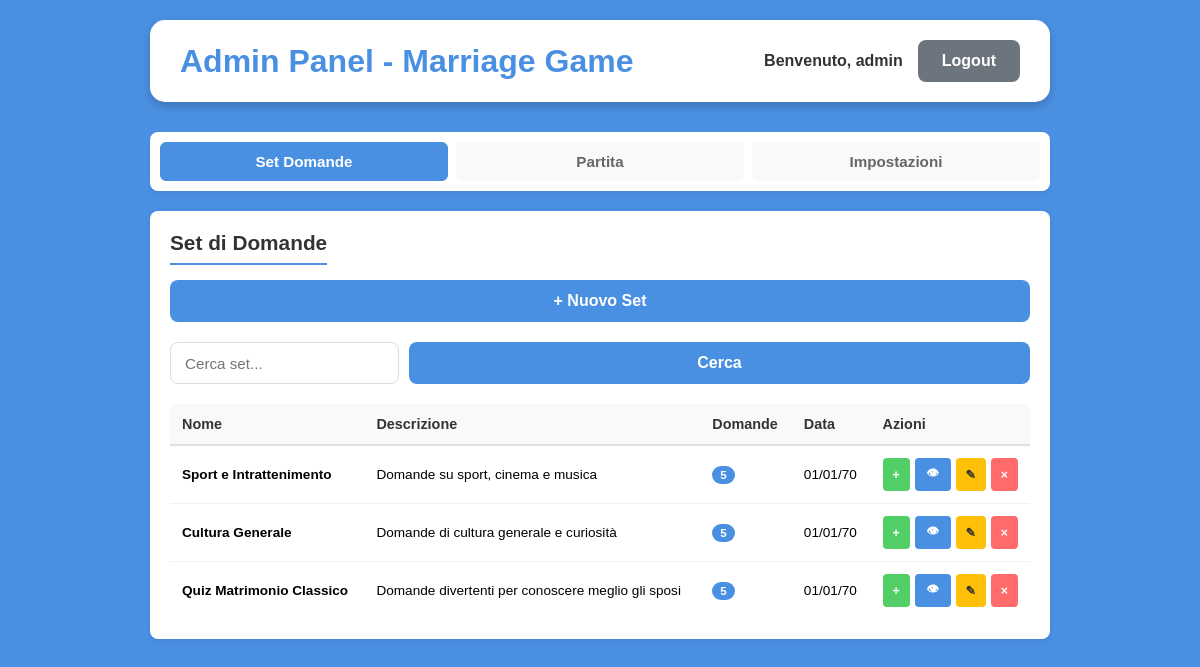
The page /public/admin.php (signed in) on the database its author committed.
### tables this page shows
CREATE TABLE IF NOT EXISTS question_sets (
    id INT AUTO_INCREMENT PRIMARY KEY,
    set_name VARCHAR(255) NOT NULL,
    set_description TEXT
);

### src/config/database.php (called while the page is built, shortened)
<?php
function getDBConnection() {
    $conn = new mysqli(DB_HOST, DB_USER, DB_PASS, DB_NAME);
    return $conn;
}
?>

### src/models/QuestionSet.php (called while the page is built, shortened)
<?php
require_once __DIR__ . '/../config/database.php';
class QuestionSet {
    private $conn;
    public function __construct() {
        $this->conn = getDBConnection();
    }
    public function getAll() {
        $result = $this->conn->query("
            SELECT qs.*,
                   COUNT(r.id) as total_rounds
            FROM question_sets qs
            LEFT JOIN rounds r ON r.question_set_id = qs.id
            GROUP BY qs.id
            ORDER BY qs.id DESC
        ");
        return $result->fetch_all(MYSQLI_ASSOC);
    }
}

### public/admin.php (the view, shortened to what this page needs)
<?php
require_once __DIR__ . '/../src/models/Round.php';
require_once __DIR__ . '/../src/models/QuestionSet.php';
$questionSetModel = new QuestionSet();
$questionSets = $questionSetModel->getAll();
?>
<!DOCTYPE html>
<html lang="it">
<head>
    <link rel="stylesheet" href="css/style.css">
</head>
<body>
    <div class="container">
        <div class="header">
            <h1>Admin Panel - Marriage Game</h1>
            <div class="user-info">
                <span>Benvenuto, <?php echo htmlspecialchars($_SESSION['username']); ?></span>
                <a href="logout.php?logout=1" class="btn btn-secondary">Logout</a>
            </div>
        </div>
        <div class="admin-nav">
            <a href="#sets" class="nav-item active" onclick="showTab('sets', this)">
                <span class="nav-label">Set Domande</span>
            </a>
            <a href="#game" class="nav-item" onclick="showTab('game', this)">
                <span class="nav-label">Partita</span>
            </a>
            <a href="#settings" class="nav-item" onclick="showTab('settings', this)">
                <span class="nav-label">Impostazioni</span>
            </a>
        </div>
        <div id="tab-sets" class="tab-content active">
            <div class="admin-section">
                <div style="display: flex; justify-content: space-between; align-items: center; margin-bottom: 20px; flex-wrap: wrap; gap: 15px;">
                    <h2 style="margin: 0;">Set di Domande</h2>
                    <button class="btn btn-primary" onclick="showCreateSetModal()">+ Nuovo Set</button>
                </div>
                <div style="display: flex; gap: 10px; margin-bottom: 20px;">
                    <input type="text" id="search-sets" placeholder="Cerca set..." style="flex: 1;">
                    <button class="btn btn-primary" onclick="searchSetsTable()">Cerca</button>
                </div>
                <div id="table-view">
                    <table class="sets-table">
                        <thead>
                            <tr>
                                <th>Nome</th>
                                <th>Descrizione</th>
                                <th>Domande</th>
                                <th>Data</th>
                                <th>Azioni</th>
                            </tr>
                        </thead>
                        <tbody id="sets-table-body">
                            <?php foreach ($questionSets as $set): ?>
                            <tr data-set-id="<?php echo $set['id']; ?>">
                                <td><strong><?php echo htmlspecialchars($set['set_name']); ?></strong></td>
                                <td><?php echo $set['set_description'] ? htmlspecialchars($set['set_description']) : '<em style="color: #999;">Nessuna</em>'; ?></td>
                                <td><span class="badge-small"><?php echo $set['total_rounds']; ?></span></td>
                                <td><?php echo date('d/m/y', strtotime($set['id'])); ?></td>
                                <td>
                                    <div style="display: flex; gap: 5px;">
                                        <button class="btn-icon btn-success" onclick="showAddQuestionModal(<?php echo $set['id']; ?>, '<?php echo addslashes($set['set_name']); ?>')" title="Aggiungi domanda">+</button>
                                        <button class="btn-icon btn-primary" onclick="viewSetRounds(<?php echo $set['id']; ?>)" title="Visualizza">👁</button>
                                        <button class="btn-icon btn-warning" onclick="editSet(<?php echo $set['id']; ?>, '<?php echo addslashes($set['set_name']); ?>', '<?php echo addslashes($set['set_description']); ?>')" title="Modifica">✎</button>
                                        <button class="btn-icon btn-danger" onclick="deleteSet(<?php echo $set['id']; ?>, '<?php echo addslashes($set['set_name']); ?>')" title="Elimina">×</button>
                                    </div>
                                </td>
                            </tr>
                            <?php endforeach; ?>
                        </tbody>
                    </table>
                </div>
            </div>
        </div>
    </div>
</body>
</html>

### public/css/style.css (style rules this page uses)
* { margin: 0; padding: 0; box-sizing: border-box; }
body { font-family: 'Arial', 'Helvetica', sans-serif; background: #4A90E2; min-height: 100vh; padding: 20px; }
.container { max-width: 900px; margin: 0 auto; position: relative; z-index: 1; }
.header { display: flex; justify-content: space-between; align-items: center; background: #fff; padding: 20px 30px; border-radius: 15px; margin-bottom: 30px; box-shadow: 0 4px 10px rgba(0,0,0,0.2); }
.header h1 { color: #4A90E2; font-size: 2em; }
.user-info { display: flex; align-items: center; gap: 15px; }
.user-info span { font-weight: 600; color: #333; }
.btn { padding: 12px 24px; border: none; border-radius: 8px; font-size: 16px; font-weight: 600; cursor: pointer; transition: all 0.3s; text-decoration: none; display: inline-block; }
.btn-primary { background: #4A90E2; color: white; width: 100%; }
.btn-secondary { background: #6c757d; color: white; }
.btn-success { background: #51CF66; color: white; }
.btn-danger { background: #FF6B6B; color: white; }
.admin-nav { display: flex; gap: 8px; margin-bottom: 20px; background: #fff; padding: 10px; border-radius: 8px; box-shadow: 0 2px 4px rgba(0,0,0,0.08); }
.nav-item { flex: 1; display: flex; align-items: center; justify-content: center; padding: 10px 15px; border-radius: 6px; text-decoration: none; color: #666; background: #f8f9fa; border: 1px solid transparent; transition: all 0.2s; cursor: pointer; }
.nav-item.active { background: #4A90E2; color: white; border-color: #4A90E2; }
.nav-label { font-weight: 600; font-size: 0.95em; }
.tab-content { display: none; }
.tab-content.active { display: block; }
.btn-warning { background: #ffc107; border-color: #ffc107; color: #333; }
#search-sets { font-size: 0.95em; padding: 10px 14px; border: 1px solid #ddd; border-radius: 8px; transition: border-color 0.2s; background: #fff; }
.admin-section { background: #fff; padding: 20px; border-radius: 8px; margin-bottom: 20px; box-shadow: 0 2px 6px rgba(0,0,0,0.08); }
.admin-section h2 { color: #333; margin-bottom: 15px; border-bottom: 2px solid #4A90E2; padding-bottom: 8px; font-size: 1.3em; }
.sets-table { width: 100%; border-collapse: collapse; background: #fff; border-radius: 8px; overflow: hidden; }
.sets-table thead { background: #f8f9fa; }
.sets-table th { padding: 12px; text-align: left; font-weight: 600; color: #333; border-bottom: 2px solid #e0e0e0; font-size: 0.9em; }
.sets-table td { padding: 12px; border-bottom: 1px solid #f0f0f0; font-size: 0.85em; }
.sets-table tr:last-child td { border-bottom: none; }
.badge-small { background: #4A90E2; color: white; padding: 3px 8px; border-radius: 10px; font-size: 0.85em; font-weight: 600; display: inline-block; }
.btn-icon { padding: 6px 10px; border: none; border-radius: 4px; cursor: pointer; font-size: 0.9em; font-weight: 600; transition: all 0.2s; color: white; }
.btn-icon.btn-success { background: #51CF66; }
.btn-icon.btn-primary { background: #4A90E2; }
.btn-icon.btn-warning { background: #ffc107; color: #333; }
.btn-icon.btn-danger { background: #FF6B6B; }

### rows shown on the page
question_sets: set_name "Sport e Intrattenimento", set_description "Domande su sport, cinema e musica", total_rounds "5", id "01/01/70"
question_sets: set_name "Cultura Generale", set_description "Domande di cultura generale e curiosità", total_rounds "5", id "01/01/70"
question_sets: set_name "Quiz Matrimonio Classico", set_description "Domande divertenti per conoscere meglio gli sposi", total_rounds "5", id "01/01/70"

### other values the page prints
$_SESSION['username'] "admin"
